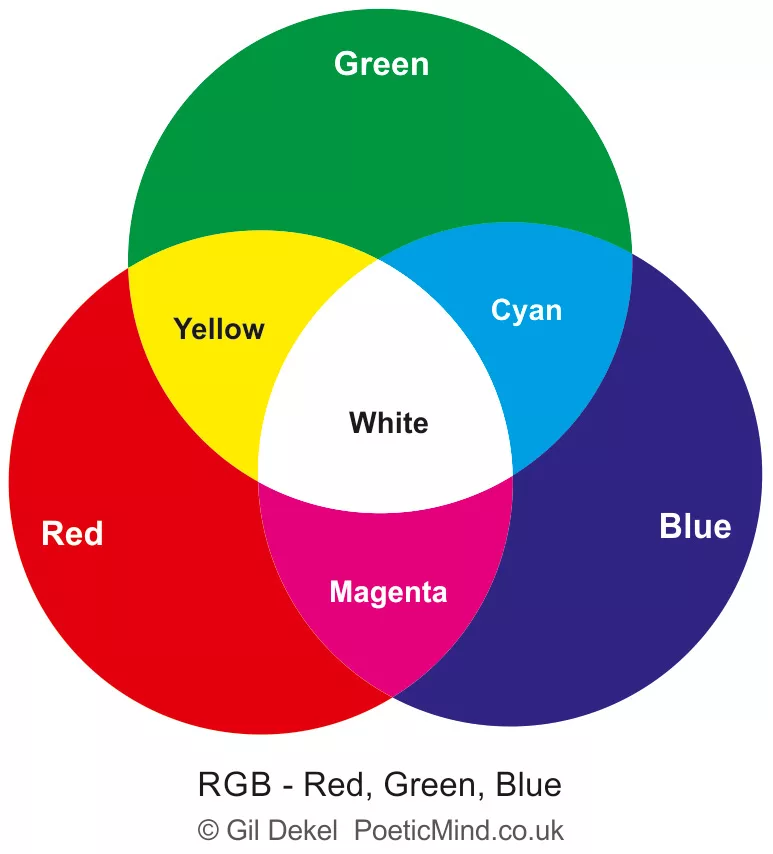
#> input picture 3.webp, 773 x 854 px, given in place of the camera
$ python lesson6.py
#> lines starting #> are read from the running program, lines starting #| are printed output that depends on the picture; after the words box and inside, x2 and y2 are one past the last pixel; in counts of white or black regions, pixels touching at a corner belong together
import cv2
import numpy as np

cap = cv2.VideoCapture(0)
cv2.namedWindow('frame', cv2.WINDOW_AUTOSIZE)

while True:
    ret, frame = cap.read()
#> frame is the input picture: shape (854, 773, 3); mean B, G, R 159.7, 158.7, 174.6

    gray = cv2.cvtColor(frame, cv2.COLOR_BGR2GRAY)
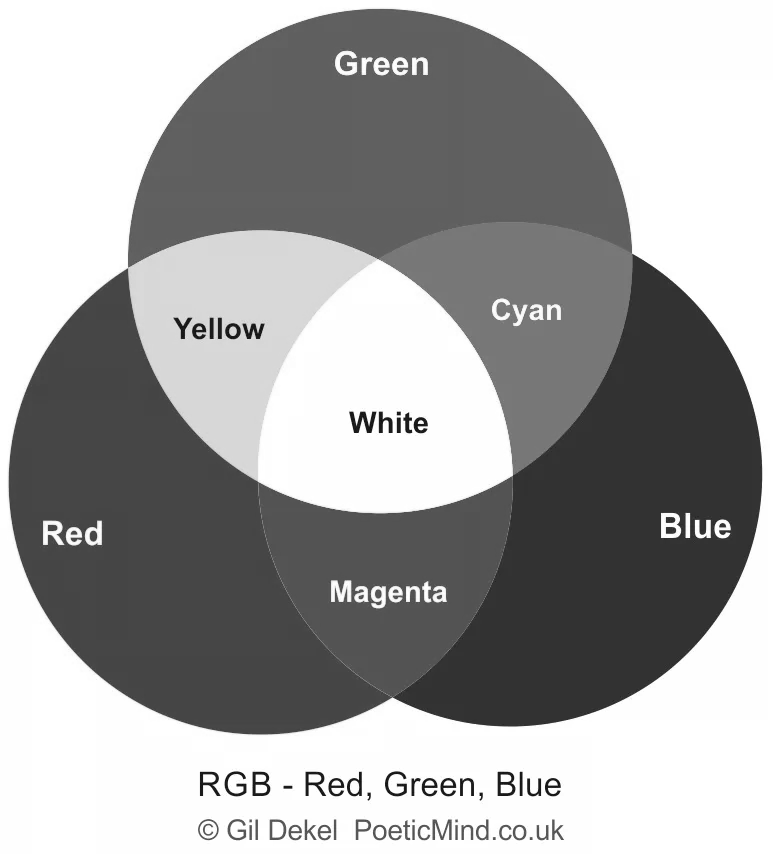
#> gray: shape (854, 773); min 11, max 255, mean 163.6
    edge = cv2.Canny(gray, 70, 110)
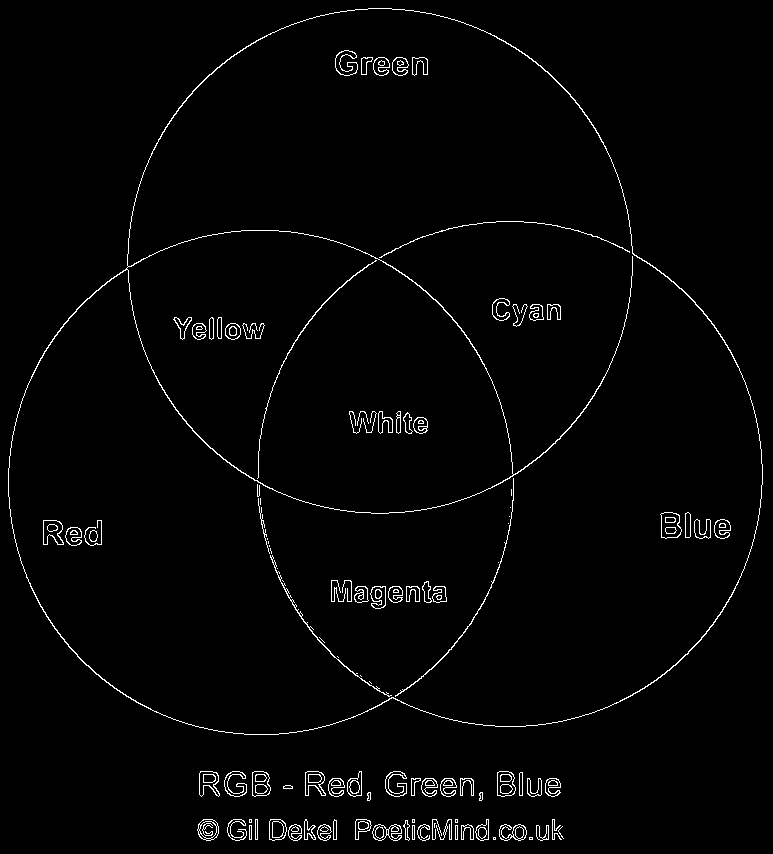
#> edge: shape (854, 773); 1.9% white in thin lines or dots
    contours, h = cv2.findContours(edge, cv2.RETR_LIST, cv2.CHAIN_APPROX_NONE)
#> contours = 277 contours, 83 with area under 20; largest, box (x1, y1, x2, y2) and area: (8, 8, 763, 735) 408450, (8, 8, 763, 735) 329212, (126, 230, 514, 514) 78354, (660, 512, 682, 539) 446, (660, 512, 682, 539) 434; h = 277 rows, first 6: [1, -1, -1, -1], [2, 0, -1, -1], [3, 1, -1, -1], [4, 2, -1, -1], [5, 3, -1, -1], [6, 4, -1, -1]
    contours = sorted(contours, key=cv2.contourArea, reverse=True)

    cv2.drawContours(frame, [contours[0]], -1, (0, 0, 255), 4)
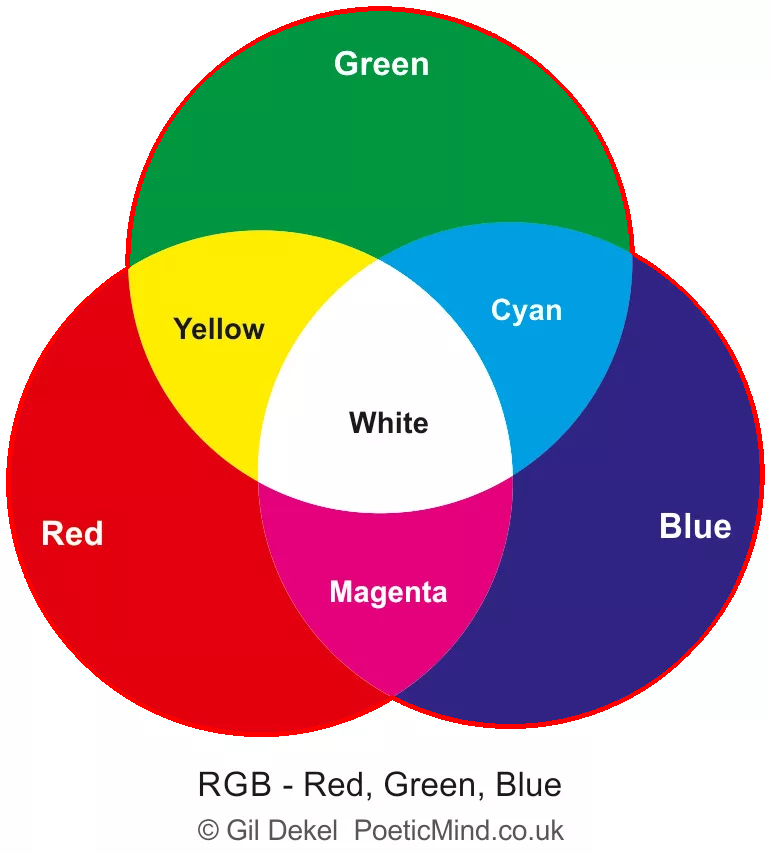
#> frame: shape (854, 773, 3); 1.62% of pixels changed, all inside (x1, y1, x2, y2) = (6, 6, 765, 737)
    cv2.imshow('frame', frame)
    cv2.imshow('edge', edge)

    if (cv2.waitKey(1) & 0xFF == 27):
#> (key Esc is pressed here)
        break

cap.release()
cv2.destroyAllWindows()
